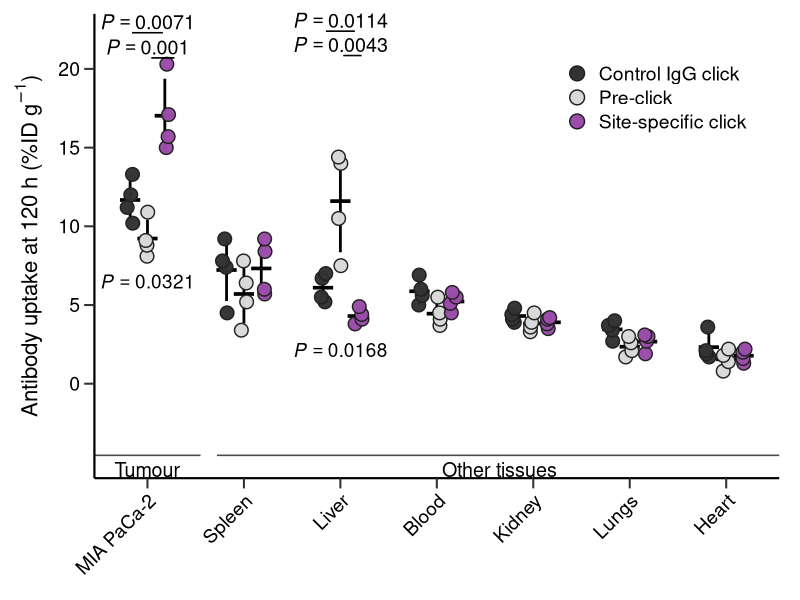
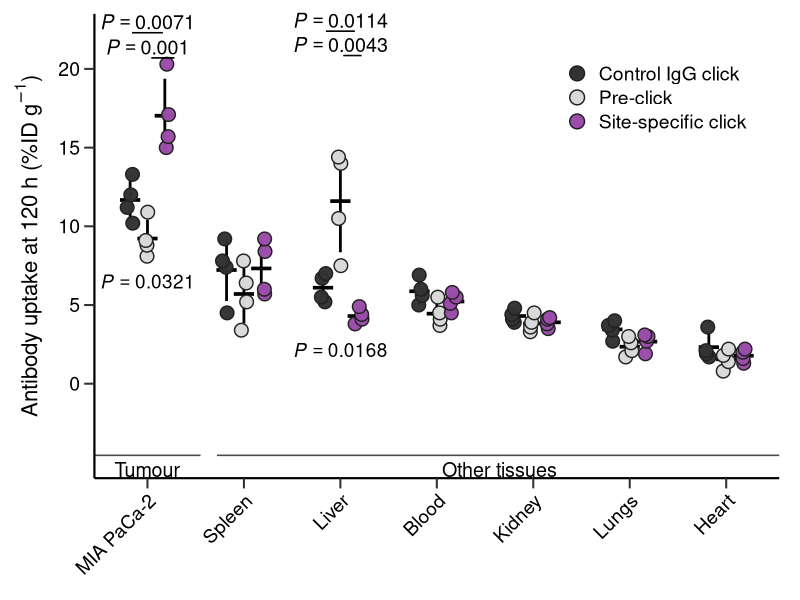

These figures' R source, in order:
## ---- chunk 1
knitr::opts_chunk$set(
  echo = TRUE, warning = FALSE, message = FALSE,
  fig.align = "center", dpi = 160
)
library(ggplot2)
library(dplyr)
library(tidyr)
set.seed(1031)
## ---- chunk 2
tissue_levels <- c(
  "MIA PaCa-2", "Spleen", "Liver", "Blood",
  "Kidney", "Lungs", "Heart"
)

condition_levels <- c(
  "Control IgG click", "Pre-click", "Site-specific click"
)

antibody_data <- tribble(
  ~tissue, ~condition, ~rep1, ~rep2, ~rep3, ~rep4,
  "MIA PaCa-2", "Control IgG click",    10.2, 11.2, 12.0, 13.3,
  "MIA PaCa-2", "Pre-click",             8.1,  8.8,  9.1, 10.9,
  "MIA PaCa-2", "Site-specific click",   15.0, 15.7, 17.1, 20.3,
  "Spleen",      "Control IgG click",     4.5,  7.4,  7.8,  9.2,
  "Spleen",      "Pre-click",             3.4,  5.2,  6.4,  7.8,
  "Spleen",      "Site-specific click",    5.7,  6.0,  8.4,  9.2,
  "Liver",       "Control IgG click",     5.2,  5.5,  6.7,  7.0,
  "Liver",       "Pre-click",             7.5, 10.5, 14.0, 14.4,
  "Liver",       "Site-specific click",    3.8,  4.1,  4.4,  4.9,
  "Blood",       "Control IgG click",     5.0,  5.6,  6.0,  6.9,
  "Blood",       "Pre-click",             3.7,  4.1,  4.5,  5.5,
  "Blood",       "Site-specific click",    4.5,  5.1,  5.5,  5.8,
  "Kidney",      "Control IgG click",     3.9,  4.1,  4.4,  4.8,
  "Kidney",      "Pre-click",             3.3,  3.6,  3.9,  4.5,
  "Kidney",      "Site-specific click",    3.5,  3.8,  4.1,  4.2,
  "Lungs",       "Control IgG click",     2.7,  3.4,  3.7,  4.0,
  "Lungs",       "Pre-click",             1.7,  2.1,  2.6,  3.0,
  "Lungs",       "Site-specific click",    1.9,  2.7,  3.0,  3.1,
  "Heart",       "Control IgG click",     1.7,  1.9,  2.1,  3.6,
  "Heart",       "Pre-click",             0.8,  1.4,  1.8,  2.2,
  "Heart",       "Site-specific click",    1.3,  1.6,  2.0,  2.2
) %>%
  pivot_longer(
    starts_with("rep"),
    names_to = "replicate",
    names_prefix = "rep",
    values_to = "uptake"
  ) %>%
  mutate(
    replicate = as.integer(replicate),
    tissue = factor(tissue, levels = tissue_levels),
    condition = factor(condition, levels = condition_levels),
    tissue_index = as.numeric(tissue),
    group_offset = recode(
      as.character(condition),
      `Control IgG click` = -0.18,
      `Pre-click` = 0,
      `Site-specific click` = 0.18
    ),
    x_summary = tissue_index + group_offset,
    x_point = x_summary + runif(n(), -0.045, 0.045)
  )

summary_data <- antibody_data %>%
  group_by(tissue, condition, tissue_index, group_offset, x_summary) %>%
  summarise(
    mean = mean(uptake),
    sd = sd(uptake),
    .groups = "drop"
  )

write.csv(antibody_data, "synthetic_antibody_uptake.csv", row.names = FALSE)
write.csv(summary_data, "antibody_uptake_summary.csv", row.names = FALSE)
## ---- chunk 3
condition_colours <- c(
  "Control IgG click" = "#333333",
  "Pre-click" = "#D9D9D9",
  "Site-specific click" = "#9A4DAA"
)

uptake_plot <- ggplot() +
  geom_errorbar(
    data = summary_data,
    aes(
      x = x_summary,
      ymin = pmax(0, mean - sd),
      ymax = mean + sd
    ),
    width = 0, linewidth = 0.95, colour = "black"
  ) +
  geom_segment(
    data = summary_data,
    aes(
      x = x_summary - 0.105, xend = x_summary + 0.105,
      y = mean, yend = mean
    ),
    linewidth = 1.25, colour = "black", lineend = "butt"
  ) +
  geom_point(
    data = antibody_data,
    aes(x = x_point, y = uptake, fill = condition),
    shape = 21, size = 4.1, stroke = 0.75,
    colour = "#202020", alpha = 0.98
  ) +
  scale_fill_manual(
    values = condition_colours,
    name = NULL,
    guide = guide_legend(
      override.aes = list(size = 4.5, colour = "#202020", alpha = 1)
    )
  ) +
  scale_x_continuous(
    limits = c(0.45, 7.55),
    breaks = seq_along(tissue_levels),
    labels = tissue_levels,
    expand = c(0, 0)
  ) +
  scale_y_continuous(
    limits = c(-6.0, 23.5),
    breaks = c(0, 5, 10, 15, 20),
    expand = c(0, 0)
  ) +
  annotate(
    "text", x = 1, y = 23.0,
    label = "italic(P) == 0.0071", parse = TRUE,
    size = 5.0
  ) +
  annotate(
    "segment", x = 0.84, xend = 1.16,
    y = 22.3, yend = 22.3, linewidth = 0.55
  ) +
  annotate(
    "text", x = 1, y = 21.4,
    label = "italic(P) == 0.001", parse = TRUE,
    size = 5.0
  ) +
  annotate(
    "segment", x = 1.04, xend = 1.28,
    y = 20.7, yend = 20.7, linewidth = 0.55
  ) +
  annotate(
    "text", x = 1.0, y = 6.5,
    label = "italic(P) == 0.0321", parse = TRUE,
    size = 4.8
  ) +
  annotate(
    "text", x = 3.0, y = 23.1,
    label = "italic(P) == 0.0114", parse = TRUE,
    size = 5.0
  ) +
  annotate(
    "segment", x = 2.85, xend = 3.15,
    y = 22.4, yend = 22.4, linewidth = 0.55
  ) +
  annotate(
    "text", x = 3.0, y = 21.55,
    label = "italic(P) == 0.0043", parse = TRUE,
    size = 5.0
  ) +
  annotate(
    "segment", x = 3.03, xend = 3.22,
    y = 20.85, yend = 20.85, linewidth = 0.55
  ) +
  annotate(
    "text", x = 3.0, y = 2.15,
    label = "italic(P) == 0.0168", parse = TRUE,
    size = 4.8
  ) +
  annotate(
    "segment", x = 0.45, xend = 1.55,
    y = -4.55, yend = -4.55,
    linewidth = 0.55, colour = "#4A4A4A"
  ) +
  annotate(
    "text", x = 1.0, y = -5.45,
    label = "Tumour", size = 5.0
  ) +
  annotate(
    "segment", x = 1.72, xend = 7.55,
    y = -4.55, yend = -4.55,
    linewidth = 0.55, colour = "#4A4A4A"
  ) +
  annotate(
    "text", x = 4.65, y = -5.45,
    label = "Other tissues", size = 5.0
  ) +
  labs(
    x = NULL,
    y = expression("Antibody uptake at 120 h (%ID "*g^{-1}*")")
  ) +
  coord_cartesian(clip = "off") +
  theme_classic(base_size = 14) +
  theme(
    axis.title.y = element_text(size = 16, margin = margin(r = 8)),
    axis.text.y = element_text(size = 14, colour = "black"),
    axis.text.x = element_text(
      size = 14, colour = "black", angle = 45,
      hjust = 1, vjust = 1
    ),
    axis.line = element_line(linewidth = 0.75),
    axis.ticks = element_line(linewidth = 0.7),
    axis.ticks.length = grid::unit(2.6, "mm"),
    legend.position = c(0.82, 0.82),
    legend.justification = c(0.5, 0.5),
    legend.background = element_blank(),
    legend.key = element_blank(),
    legend.text = element_text(size = 14),
    legend.spacing.y = grid::unit(0.5, "mm"),
    plot.margin = margin(10, 15, 15, 10)
  )

ggsave(
  "antibody_uptake_tissue_dotplot.png",
  uptake_plot,
  width = 10.5, height = 9.0, dpi = 320, bg = "white"
)

uptake_plot
